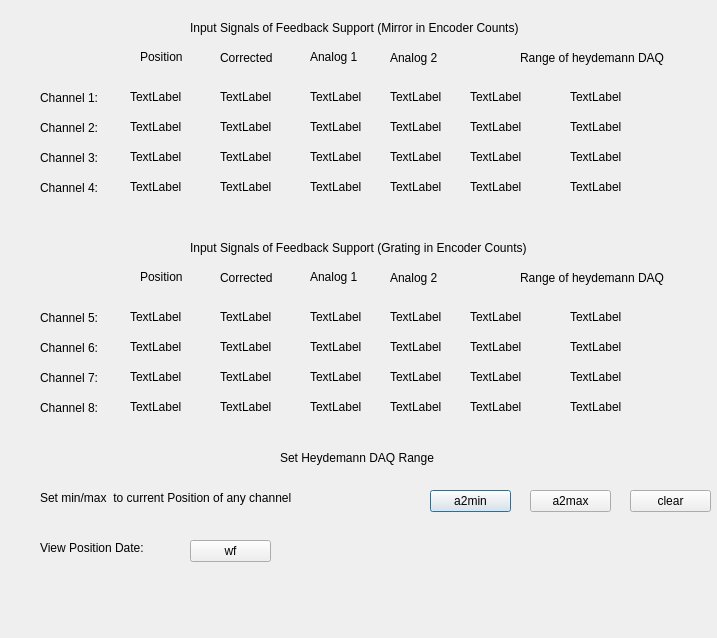
<?xml version="1.0" encoding="UTF-8"?>
<ui version="4.0">
 <class>inputsignals</class>
 <widget class="QDialog" name="inputsignals">
  <property name="geometry">
   <rect>
    <x>0</x>
    <y>0</y>
    <width>717</width>
    <height>638</height>
   </rect>
  </property>
  <property name="windowTitle">
   <string>Dialog</string>
  </property>
  <widget class="QLabel" name="label">
   <property name="geometry">
    <rect>
     <x>190</x>
     <y>20</y>
     <width>391</width>
     <height>16</height>
    </rect>
   </property>
   <property name="text">
    <string>Input Signals of Feedback Support (Mirror in Encoder Counts)</string>
   </property>
  </widget>
  <widget class="QLabel" name="label_2">
   <property name="geometry">
    <rect>
     <x>140</x>
     <y>50</y>
     <width>59</width>
     <height>14</height>
    </rect>
   </property>
   <property name="text">
    <string>Position</string>
   </property>
  </widget>
  <widget class="QLabel" name="label_3">
   <property name="geometry">
    <rect>
     <x>40</x>
     <y>90</y>
     <width>71</width>
     <height>16</height>
    </rect>
   </property>
   <property name="text">
    <string>Channel 1:</string>
   </property>
  </widget>
  <widget class="QLabel" name="label_4">
   <property name="geometry">
    <rect>
     <x>40</x>
     <y>120</y>
     <width>71</width>
     <height>16</height>
    </rect>
   </property>
   <property name="text">
    <string>Channel 2:</string>
   </property>
  </widget>
  <widget class="QLabel" name="label_5">
   <property name="geometry">
    <rect>
     <x>220</x>
     <y>50</y>
     <width>71</width>
     <height>16</height>
    </rect>
   </property>
   <property name="text">
    <string>Corrected</string>
   </property>
  </widget>
  <widget class="QLabel" name="label_6">
   <property name="geometry">
    <rect>
     <x>40</x>
     <y>180</y>
     <width>71</width>
     <height>16</height>
    </rect>
   </property>
   <property name="text">
    <string>Channel 4:</string>
   </property>
  </widget>
  <widget class="QLabel" name="label_7">
   <property name="geometry">
    <rect>
     <x>40</x>
     <y>150</y>
     <width>71</width>
     <height>16</height>
    </rect>
   </property>
   <property name="text">
    <string>Channel 3:</string>
   </property>
  </widget>
  <widget class="QLabel" name="label_8">
   <property name="geometry">
    <rect>
     <x>390</x>
     <y>50</y>
     <width>71</width>
     <height>16</height>
    </rect>
   </property>
   <property name="text">
    <string>Analog 2</string>
   </property>
  </widget>
  <widget class="QLabel" name="label_9">
   <property name="geometry">
    <rect>
     <x>310</x>
     <y>50</y>
     <width>59</width>
     <height>14</height>
    </rect>
   </property>
   <property name="text">
    <string>Analog 1</string>
   </property>
  </widget>
  <widget class="QLabel" name="label_10">
   <property name="geometry">
    <rect>
     <x>520</x>
     <y>50</y>
     <width>171</width>
     <height>16</height>
    </rect>
   </property>
   <property name="text">
    <string>Range of heydemann DAQ</string>
   </property>
  </widget>
  <widget class="QCALabel" name="label_11">
   <property name="geometry">
    <rect>
     <x>130</x>
     <y>90</y>
     <width>59</width>
     <height>14</height>
    </rect>
   </property>
   <property name="text">
    <string>TextLabel</string>
   </property>
   <property name="pv" stdset="0">
    <string>u411pgm1:liIKPos1</string>
   </property>
  </widget>
  <widget class="QCALabel" name="label_12">
   <property name="geometry">
    <rect>
     <x>130</x>
     <y>120</y>
     <width>59</width>
     <height>14</height>
    </rect>
   </property>
   <property name="text">
    <string>TextLabel</string>
   </property>
   <property name="pv" stdset="0">
    <string>u411pgm1:liIKPos2</string>
   </property>
  </widget>
  <widget class="QCALabel" name="label_13">
   <property name="geometry">
    <rect>
     <x>130</x>
     <y>150</y>
     <width>59</width>
     <height>14</height>
    </rect>
   </property>
   <property name="text">
    <string>TextLabel</string>
   </property>
   <property name="pv" stdset="0">
    <string>u411pgm1:liIKPos3</string>
   </property>
  </widget>
  <widget class="QCALabel" name="label_14">
   <property name="geometry">
    <rect>
     <x>130</x>
     <y>180</y>
     <width>59</width>
     <height>14</height>
    </rect>
   </property>
   <property name="text">
    <string>TextLabel</string>
   </property>
   <property name="pv" stdset="0">
    <string>u411pgm1:liIKPos4</string>
   </property>
  </widget>
  <widget class="QCALabel" name="label_15">
   <property name="geometry">
    <rect>
     <x>220</x>
     <y>90</y>
     <width>59</width>
     <height>14</height>
    </rect>
   </property>
   <property name="text">
    <string>TextLabel</string>
   </property>
   <property name="pv" stdset="0">
    <string>u411pgm1:liIKCPos1</string>
   </property>
  </widget>
  <widget class="QCALabel" name="label_16">
   <property name="geometry">
    <rect>
     <x>220</x>
     <y>120</y>
     <width>59</width>
     <height>14</height>
    </rect>
   </property>
   <property name="text">
    <string>TextLabel</string>
   </property>
   <property name="pv" stdset="0">
    <string>u411pgm1:liIKCPos2</string>
   </property>
  </widget>
  <widget class="QCALabel" name="label_17">
   <property name="geometry">
    <rect>
     <x>220</x>
     <y>150</y>
     <width>59</width>
     <height>14</height>
    </rect>
   </property>
   <property name="text">
    <string>TextLabel</string>
   </property>
   <property name="pv" stdset="0">
    <string>u411pgm1:liIKCPos3</string>
   </property>
  </widget>
  <widget class="QCALabel" name="label_18">
   <property name="geometry">
    <rect>
     <x>220</x>
     <y>180</y>
     <width>59</width>
     <height>14</height>
    </rect>
   </property>
   <property name="text">
    <string>TextLabel</string>
   </property>
   <property name="pv" stdset="0">
    <string>u411pgm1:liIKCPos4</string>
   </property>
  </widget>
  <widget class="QCALabel" name="label_19">
   <property name="geometry">
    <rect>
     <x>310</x>
     <y>90</y>
     <width>59</width>
     <height>14</height>
    </rect>
   </property>
   <property name="text">
    <string>TextLabel</string>
   </property>
   <property name="pv" stdset="0">
    <string>u411pgm1:liIKAnalog1_1</string>
   </property>
  </widget>
  <widget class="QCALabel" name="label_20">
   <property name="geometry">
    <rect>
     <x>310</x>
     <y>120</y>
     <width>59</width>
     <height>14</height>
    </rect>
   </property>
   <property name="text">
    <string>TextLabel</string>
   </property>
   <property name="pv" stdset="0">
    <string>u411pgm1:liIKAnalog1_2</string>
   </property>
  </widget>
  <widget class="QCALabel" name="label_21">
   <property name="geometry">
    <rect>
     <x>310</x>
     <y>150</y>
     <width>59</width>
     <height>14</height>
    </rect>
   </property>
   <property name="text">
    <string>TextLabel</string>
   </property>
   <property name="pv" stdset="0">
    <string>u411pgm1:liIKAnalog1_3</string>
   </property>
  </widget>
  <widget class="QCALabel" name="label_22">
   <property name="geometry">
    <rect>
     <x>310</x>
     <y>180</y>
     <width>59</width>
     <height>14</height>
    </rect>
   </property>
   <property name="text">
    <string>TextLabel</string>
   </property>
   <property name="pv" stdset="0">
    <string>u411pgm1:liIKAnalog1_4</string>
   </property>
  </widget>
  <widget class="QCALabel" name="label_23">
   <property name="geometry">
    <rect>
     <x>390</x>
     <y>90</y>
     <width>59</width>
     <height>14</height>
    </rect>
   </property>
   <property name="text">
    <string>TextLabel</string>
   </property>
   <property name="pv" stdset="0">
    <string>u411pgm1:liIKAnalog2_1</string>
   </property>
  </widget>
  <widget class="QCALabel" name="label_24">
   <property name="geometry">
    <rect>
     <x>390</x>
     <y>120</y>
     <width>59</width>
     <height>14</height>
    </rect>
   </property>
   <property name="text">
    <string>TextLabel</string>
   </property>
   <property name="pv" stdset="0">
    <string>u411pgm1:liIKAnalog2_2</string>
   </property>
  </widget>
  <widget class="QCALabel" name="label_25">
   <property name="geometry">
    <rect>
     <x>390</x>
     <y>150</y>
     <width>59</width>
     <height>14</height>
    </rect>
   </property>
   <property name="text">
    <string>TextLabel</string>
   </property>
   <property name="pv" stdset="0">
    <string>u411pgm1:liIKAnalog2_3</string>
   </property>
  </widget>
  <widget class="QCALabel" name="label_26">
   <property name="geometry">
    <rect>
     <x>390</x>
     <y>180</y>
     <width>59</width>
     <height>14</height>
    </rect>
   </property>
   <property name="text">
    <string>TextLabel</string>
   </property>
   <property name="pv" stdset="0">
    <string>u411pgm1:liIKAnalog2_4</string>
   </property>
  </widget>
  <widget class="QCALabel" name="label_27">
   <property name="geometry">
    <rect>
     <x>470</x>
     <y>90</y>
     <width>59</width>
     <height>14</height>
    </rect>
   </property>
   <property name="text">
    <string>TextLabel</string>
   </property>
   <property name="pv" stdset="0">
    <string>u411pgm1:liIKmin1</string>
   </property>
  </widget>
  <widget class="QCALabel" name="label_28">
   <property name="geometry">
    <rect>
     <x>470</x>
     <y>120</y>
     <width>59</width>
     <height>14</height>
    </rect>
   </property>
   <property name="text">
    <string>TextLabel</string>
   </property>
   <property name="pv" stdset="0">
    <string>u411pgm1:liIKmin2</string>
   </property>
  </widget>
  <widget class="QCALabel" name="label_29">
   <property name="geometry">
    <rect>
     <x>470</x>
     <y>150</y>
     <width>59</width>
     <height>14</height>
    </rect>
   </property>
   <property name="text">
    <string>TextLabel</string>
   </property>
   <property name="pv" stdset="0">
    <string>u411pgm1:liIKmin3</string>
   </property>
  </widget>
  <widget class="QCALabel" name="label_30">
   <property name="geometry">
    <rect>
     <x>470</x>
     <y>180</y>
     <width>59</width>
     <height>14</height>
    </rect>
   </property>
   <property name="text">
    <string>TextLabel</string>
   </property>
   <property name="pv" stdset="0">
    <string>u411pgm1:liIKmin4</string>
   </property>
  </widget>
  <widget class="QCALabel" name="label_31">
   <property name="geometry">
    <rect>
     <x>570</x>
     <y>90</y>
     <width>59</width>
     <height>14</height>
    </rect>
   </property>
   <property name="text">
    <string>TextLabel</string>
   </property>
   <property name="pv" stdset="0">
    <string>u411pgm1:liIKmax1</string>
   </property>
  </widget>
  <widget class="QCALabel" name="label_32">
   <property name="geometry">
    <rect>
     <x>570</x>
     <y>120</y>
     <width>59</width>
     <height>14</height>
    </rect>
   </property>
   <property name="text">
    <string>TextLabel</string>
   </property>
   <property name="pv" stdset="0">
    <string>u411pgm1:liIKmax2</string>
   </property>
  </widget>
  <widget class="QCALabel" name="label_33">
   <property name="geometry">
    <rect>
     <x>570</x>
     <y>150</y>
     <width>59</width>
     <height>14</height>
    </rect>
   </property>
   <property name="text">
    <string>TextLabel</string>
   </property>
   <property name="pv" stdset="0">
    <string>u411pgm1:liIKmax3</string>
   </property>
  </widget>
  <widget class="QCALabel" name="label_34">
   <property name="geometry">
    <rect>
     <x>570</x>
     <y>180</y>
     <width>59</width>
     <height>14</height>
    </rect>
   </property>
   <property name="text">
    <string>TextLabel</string>
   </property>
   <property name="pv" stdset="0">
    <string>u411pgm1:liIKmax4</string>
   </property>
  </widget>
  <widget class="QLabel" name="label_35">
   <property name="geometry">
    <rect>
     <x>190</x>
     <y>240</y>
     <width>391</width>
     <height>16</height>
    </rect>
   </property>
   <property name="text">
    <string>Input Signals of Feedback Support (Grating in Encoder Counts)</string>
   </property>
  </widget>
  <widget class="QCALabel" name="label_36">
   <property name="geometry">
    <rect>
     <x>220</x>
     <y>370</y>
     <width>59</width>
     <height>14</height>
    </rect>
   </property>
   <property name="text">
    <string>TextLabel</string>
   </property>
   <property name="pv" stdset="0">
    <string>u411pgm1:liIKCPos7</string>
   </property>
  </widget>
  <widget class="QLabel" name="label_37">
   <property name="geometry">
    <rect>
     <x>310</x>
     <y>270</y>
     <width>59</width>
     <height>14</height>
    </rect>
   </property>
   <property name="text">
    <string>Analog 1</string>
   </property>
  </widget>
  <widget class="QCALabel" name="label_38">
   <property name="geometry">
    <rect>
     <x>220</x>
     <y>310</y>
     <width>59</width>
     <height>14</height>
    </rect>
   </property>
   <property name="text">
    <string>TextLabel</string>
   </property>
   <property name="pv" stdset="0">
    <string>u411pgm1:liIKCPos5</string>
   </property>
  </widget>
  <widget class="QCALabel" name="label_39">
   <property name="geometry">
    <rect>
     <x>390</x>
     <y>400</y>
     <width>59</width>
     <height>14</height>
    </rect>
   </property>
   <property name="text">
    <string>TextLabel</string>
   </property>
   <property name="pv" stdset="0">
    <string>u411pgm1:liIKAnalog2_8</string>
   </property>
  </widget>
  <widget class="QCALabel" name="label_40">
   <property name="geometry">
    <rect>
     <x>220</x>
     <y>340</y>
     <width>59</width>
     <height>14</height>
    </rect>
   </property>
   <property name="text">
    <string>TextLabel</string>
   </property>
   <property name="pv" stdset="0">
    <string>u411pgm1:liIKCPos6</string>
   </property>
  </widget>
  <widget class="QLabel" name="label_41">
   <property name="geometry">
    <rect>
     <x>40</x>
     <y>370</y>
     <width>71</width>
     <height>16</height>
    </rect>
   </property>
   <property name="text">
    <string>Channel 7:</string>
   </property>
  </widget>
  <widget class="QCALabel" name="label_42">
   <property name="geometry">
    <rect>
     <x>390</x>
     <y>340</y>
     <width>59</width>
     <height>14</height>
    </rect>
   </property>
   <property name="text">
    <string>TextLabel</string>
   </property>
   <property name="pv" stdset="0">
    <string>u411pgm1:liIKAnalog2_6</string>
   </property>
  </widget>
  <widget class="QCALabel" name="label_43">
   <property name="geometry">
    <rect>
     <x>130</x>
     <y>310</y>
     <width>59</width>
     <height>14</height>
    </rect>
   </property>
   <property name="text">
    <string>TextLabel</string>
   </property>
   <property name="pv" stdset="0">
    <string>u411pgm1:liIKPos5</string>
   </property>
  </widget>
  <widget class="QCALabel" name="label_44">
   <property name="geometry">
    <rect>
     <x>310</x>
     <y>340</y>
     <width>59</width>
     <height>14</height>
    </rect>
   </property>
   <property name="text">
    <string>TextLabel</string>
   </property>
   <property name="pv" stdset="0">
    <string>u411pgm1:liIKAnalog1_6</string>
   </property>
  </widget>
  <widget class="QLabel" name="label_45">
   <property name="geometry">
    <rect>
     <x>40</x>
     <y>340</y>
     <width>71</width>
     <height>16</height>
    </rect>
   </property>
   <property name="text">
    <string>Channel 6:</string>
   </property>
  </widget>
  <widget class="QLabel" name="label_46">
   <property name="geometry">
    <rect>
     <x>40</x>
     <y>400</y>
     <width>71</width>
     <height>16</height>
    </rect>
   </property>
   <property name="text">
    <string>Channel 8:</string>
   </property>
  </widget>
  <widget class="QLabel" name="label_47">
   <property name="geometry">
    <rect>
     <x>390</x>
     <y>270</y>
     <width>71</width>
     <height>16</height>
    </rect>
   </property>
   <property name="text">
    <string>Analog 2</string>
   </property>
  </widget>
  <widget class="QCALabel" name="label_48">
   <property name="geometry">
    <rect>
     <x>310</x>
     <y>370</y>
     <width>59</width>
     <height>14</height>
    </rect>
   </property>
   <property name="text">
    <string>TextLabel</string>
   </property>
   <property name="pv" stdset="0">
    <string>u411pgm1:liIKAnalog1_7</string>
   </property>
  </widget>
  <widget class="QCALabel" name="label_49">
   <property name="geometry">
    <rect>
     <x>570</x>
     <y>400</y>
     <width>59</width>
     <height>14</height>
    </rect>
   </property>
   <property name="text">
    <string>TextLabel</string>
   </property>
   <property name="pv" stdset="0">
    <string>u411pgm1:liIKmax8</string>
   </property>
  </widget>
  <widget class="QCALabel" name="label_50">
   <property name="geometry">
    <rect>
     <x>130</x>
     <y>400</y>
     <width>59</width>
     <height>14</height>
    </rect>
   </property>
   <property name="text">
    <string>TextLabel</string>
   </property>
   <property name="pv" stdset="0">
    <string>u411pgm1:liIKPos8</string>
   </property>
  </widget>
  <widget class="QCALabel" name="label_51">
   <property name="geometry">
    <rect>
     <x>310</x>
     <y>400</y>
     <width>59</width>
     <height>14</height>
    </rect>
   </property>
   <property name="text">
    <string>TextLabel</string>
   </property>
   <property name="pv" stdset="0">
    <string>u411pgm1:liIKAnalog1_8</string>
   </property>
  </widget>
  <widget class="QLabel" name="label_52">
   <property name="geometry">
    <rect>
     <x>220</x>
     <y>270</y>
     <width>71</width>
     <height>16</height>
    </rect>
   </property>
   <property name="text">
    <string>Corrected</string>
   </property>
  </widget>
  <widget class="QCALabel" name="label_53">
   <property name="geometry">
    <rect>
     <x>310</x>
     <y>310</y>
     <width>59</width>
     <height>14</height>
    </rect>
   </property>
   <property name="text">
    <string>TextLabel</string>
   </property>
   <property name="pv" stdset="0">
    <string>u411pgm1:liIKAnalog1_5</string>
   </property>
  </widget>
  <widget class="QCALabel" name="label_54">
   <property name="geometry">
    <rect>
     <x>390</x>
     <y>370</y>
     <width>59</width>
     <height>14</height>
    </rect>
   </property>
   <property name="text">
    <string>TextLabel</string>
   </property>
   <property name="pv" stdset="0">
    <string>u411pgm1:liIKAnalog2_7</string>
   </property>
  </widget>
  <widget class="QCALabel" name="label_55">
   <property name="geometry">
    <rect>
     <x>130</x>
     <y>370</y>
     <width>59</width>
     <height>14</height>
    </rect>
   </property>
   <property name="text">
    <string>TextLabel</string>
   </property>
   <property name="pv" stdset="0">
    <string>u411pgm1:liIKPos7</string>
   </property>
  </widget>
  <widget class="QCALabel" name="label_56">
   <property name="geometry">
    <rect>
     <x>570</x>
     <y>370</y>
     <width>59</width>
     <height>14</height>
    </rect>
   </property>
   <property name="text">
    <string>TextLabel</string>
   </property>
   <property name="pv" stdset="0">
    <string>u411pgm1:liIKmax7</string>
   </property>
  </widget>
  <widget class="QCALabel" name="label_57">
   <property name="geometry">
    <rect>
     <x>220</x>
     <y>400</y>
     <width>59</width>
     <height>14</height>
    </rect>
   </property>
   <property name="text">
    <string>TextLabel</string>
   </property>
   <property name="pv" stdset="0">
    <string>u411pgm1:liIKCPos8</string>
   </property>
  </widget>
  <widget class="QCALabel" name="label_58">
   <property name="geometry">
    <rect>
     <x>570</x>
     <y>310</y>
     <width>59</width>
     <height>14</height>
    </rect>
   </property>
   <property name="text">
    <string>TextLabel</string>
   </property>
   <property name="pv" stdset="0">
    <string>u411pgm1:liIKmax5</string>
   </property>
  </widget>
  <widget class="QCALabel" name="label_59">
   <property name="geometry">
    <rect>
     <x>390</x>
     <y>310</y>
     <width>59</width>
     <height>14</height>
    </rect>
   </property>
   <property name="text">
    <string>TextLabel</string>
   </property>
   <property name="pv" stdset="0">
    <string>u411pgm1:liIKAnalog2_5</string>
   </property>
  </widget>
  <widget class="QCALabel" name="label_60">
   <property name="geometry">
    <rect>
     <x>570</x>
     <y>340</y>
     <width>59</width>
     <height>14</height>
    </rect>
   </property>
   <property name="text">
    <string>TextLabel</string>
   </property>
   <property name="pv" stdset="0">
    <string>u411pgm1:liIKmax6</string>
   </property>
  </widget>
  <widget class="QCALabel" name="label_61">
   <property name="geometry">
    <rect>
     <x>470</x>
     <y>340</y>
     <width>59</width>
     <height>14</height>
    </rect>
   </property>
   <property name="text">
    <string>TextLabel</string>
   </property>
   <property name="pv" stdset="0">
    <string>u411pgm1:liIKmin6</string>
   </property>
  </widget>
  <widget class="QCALabel" name="label_62">
   <property name="geometry">
    <rect>
     <x>470</x>
     <y>400</y>
     <width>59</width>
     <height>14</height>
    </rect>
   </property>
   <property name="text">
    <string>TextLabel</string>
   </property>
   <property name="pv" stdset="0">
    <string>u411pgm1:liIKmin8</string>
   </property>
  </widget>
  <widget class="QLabel" name="label_63">
   <property name="geometry">
    <rect>
     <x>140</x>
     <y>270</y>
     <width>59</width>
     <height>14</height>
    </rect>
   </property>
   <property name="text">
    <string>Position</string>
   </property>
  </widget>
  <widget class="QCALabel" name="label_64">
   <property name="geometry">
    <rect>
     <x>130</x>
     <y>340</y>
     <width>59</width>
     <height>14</height>
    </rect>
   </property>
   <property name="text">
    <string>TextLabel</string>
   </property>
   <property name="pv" stdset="0">
    <string>u411pgm1:liIKPos6</string>
   </property>
  </widget>
  <widget class="QCALabel" name="label_65">
   <property name="geometry">
    <rect>
     <x>470</x>
     <y>370</y>
     <width>59</width>
     <height>14</height>
    </rect>
   </property>
   <property name="text">
    <string>TextLabel</string>
   </property>
   <property name="pv" stdset="0">
    <string>u411pgm1:liIKmin7</string>
   </property>
  </widget>
  <widget class="QLabel" name="label_66">
   <property name="geometry">
    <rect>
     <x>520</x>
     <y>270</y>
     <width>171</width>
     <height>16</height>
    </rect>
   </property>
   <property name="text">
    <string>Range of heydemann DAQ</string>
   </property>
  </widget>
  <widget class="QLabel" name="label_67">
   <property name="geometry">
    <rect>
     <x>40</x>
     <y>310</y>
     <width>71</width>
     <height>16</height>
    </rect>
   </property>
   <property name="text">
    <string>Channel 5:</string>
   </property>
  </widget>
  <widget class="QCALabel" name="label_68">
   <property name="geometry">
    <rect>
     <x>470</x>
     <y>310</y>
     <width>59</width>
     <height>14</height>
    </rect>
   </property>
   <property name="text">
    <string>TextLabel</string>
   </property>
   <property name="pv" stdset="0">
    <string>u411pgm1:liIKmin5</string>
   </property>
  </widget>
  <widget class="QLabel" name="label_69">
   <property name="geometry">
    <rect>
     <x>280</x>
     <y>450</y>
     <width>191</width>
     <height>16</height>
    </rect>
   </property>
   <property name="text">
    <string>Set Heydemann DAQ Range</string>
   </property>
  </widget>
  <widget class="QLabel" name="label_70">
   <property name="geometry">
    <rect>
     <x>40</x>
     <y>490</y>
     <width>311</width>
     <height>16</height>
    </rect>
   </property>
   <property name="text">
    <string>Set min/max  to current Position of any channel</string>
   </property>
  </widget>
  <widget class="QCAPushButton" name="pushButton">
   <property name="geometry">
    <rect>
     <x>430</x>
     <y>490</y>
     <width>81</width>
     <height>22</height>
    </rect>
   </property>
   <property name="text">
    <string>a2min</string>
   </property>
   <property name="pv" stdset="0">
    <string>u411pgm1:liIKmin.PROC</string>
   </property>
  </widget>
  <widget class="QCAPushButton" name="pushButton_2">
   <property name="geometry">
    <rect>
     <x>530</x>
     <y>490</y>
     <width>81</width>
     <height>22</height>
    </rect>
   </property>
   <property name="text">
    <string>a2max</string>
   </property>
   <property name="pv" stdset="0">
    <string>u411pgm1:liIKmax.PROC</string>
   </property>
  </widget>
  <widget class="QCAPushButton" name="pushButton_3">
   <property name="geometry">
    <rect>
     <x>630</x>
     <y>490</y>
     <width>81</width>
     <height>22</height>
    </rect>
   </property>
   <property name="text">
    <string>clear</string>
   </property>
   <property name="pv" stdset="0">
    <string>u411pgm1:loFbSetMinMax.PROC</string>
   </property>
  </widget>
  <widget class="QLabel" name="label_71">
   <property name="geometry">
    <rect>
     <x>40</x>
     <y>540</y>
     <width>131</width>
     <height>16</height>
    </rect>
   </property>
   <property name="text">
    <string>View Position Date:</string>
   </property>
  </widget>
  <widget class="QPushButton" name="pushButton_4">
   <property name="geometry">
    <rect>
     <x>190</x>
     <y>540</y>
     <width>81</width>
     <height>22</height>
    </rect>
   </property>
   <property name="text">
    <string>wf</string>
   </property>
  </widget>
 </widget>
 <customwidgets>
  <customwidget>
   <class>QCALabel</class>
   <extends>QLabel</extends>
   <header>qcalabel.h</header>
  </customwidget>
  <customwidget>
   <class>QCAPushButton</class>
   <extends>QPushButton</extends>
   <header>qcapushbutton.h</header>
  </customwidget>
 </customwidgets>
 <resources/>
 <connections/>
</ui>
